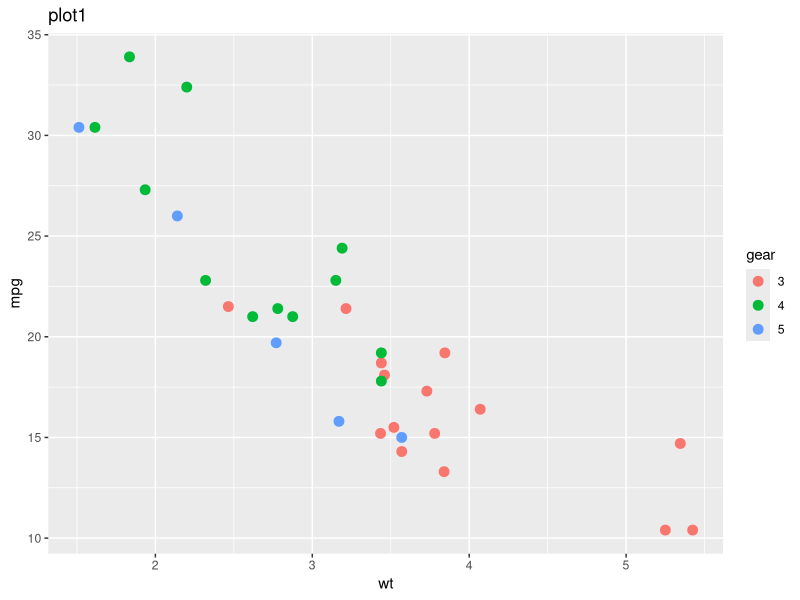
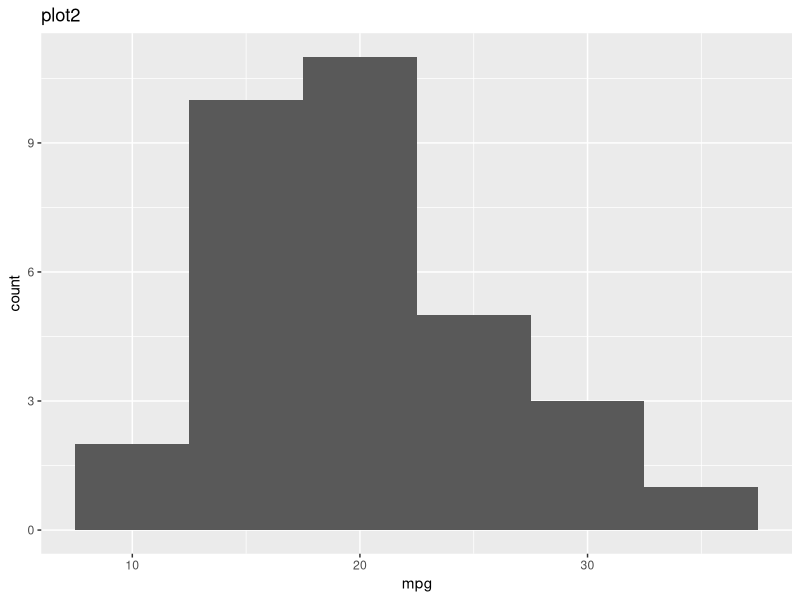
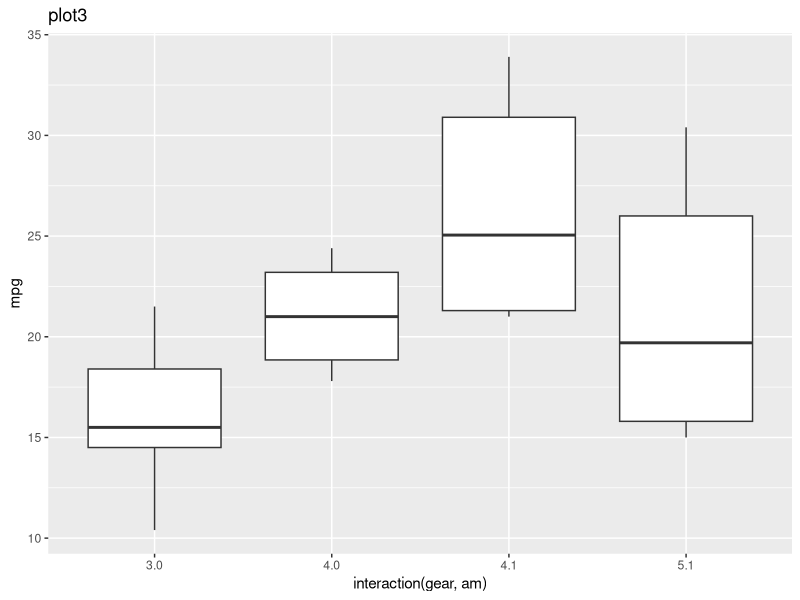
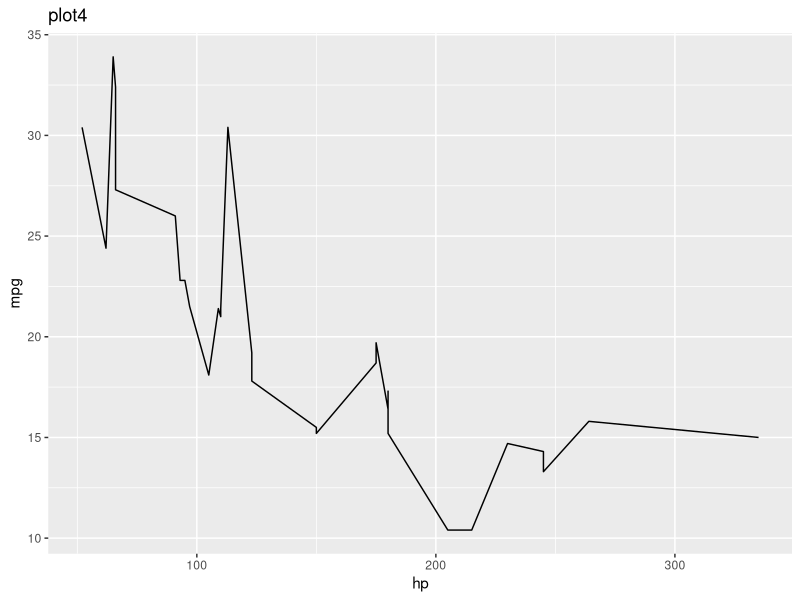
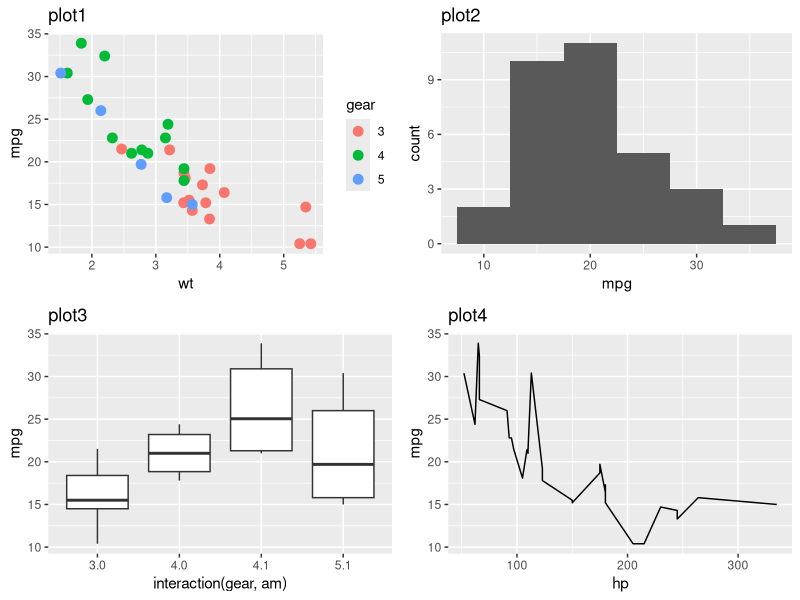
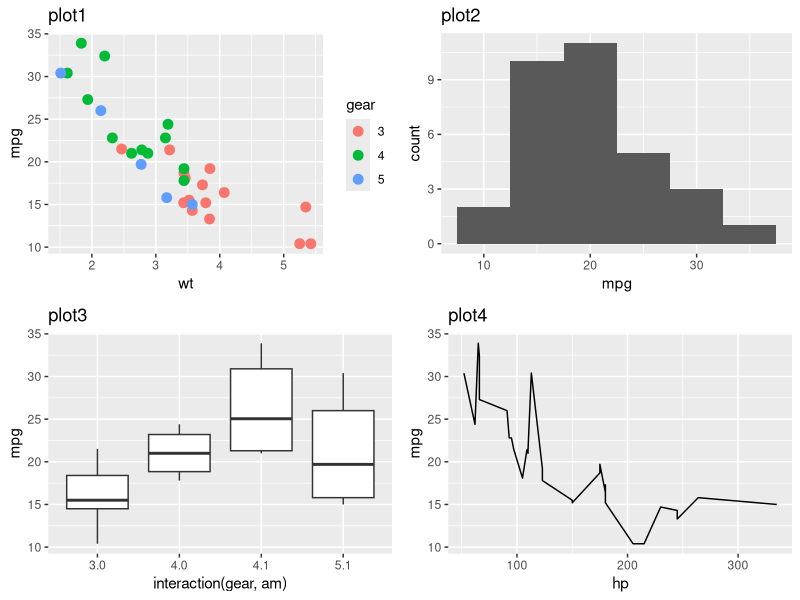
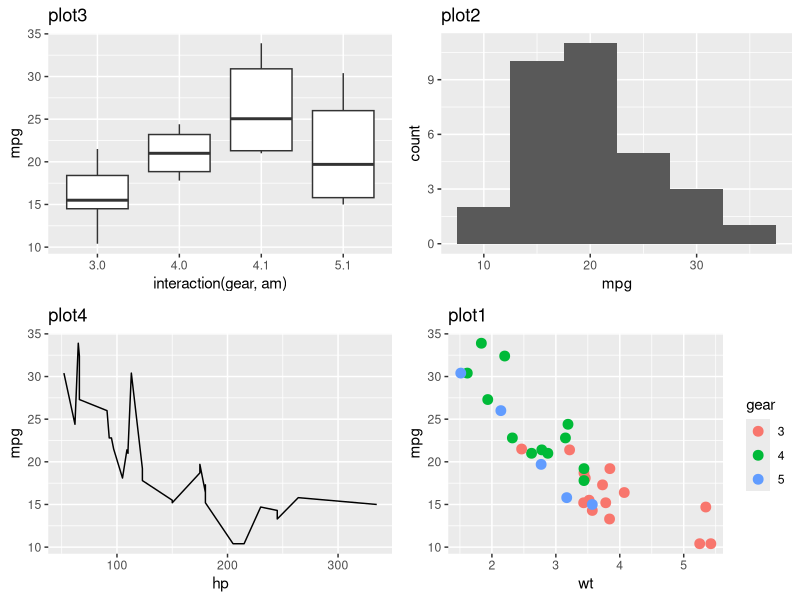
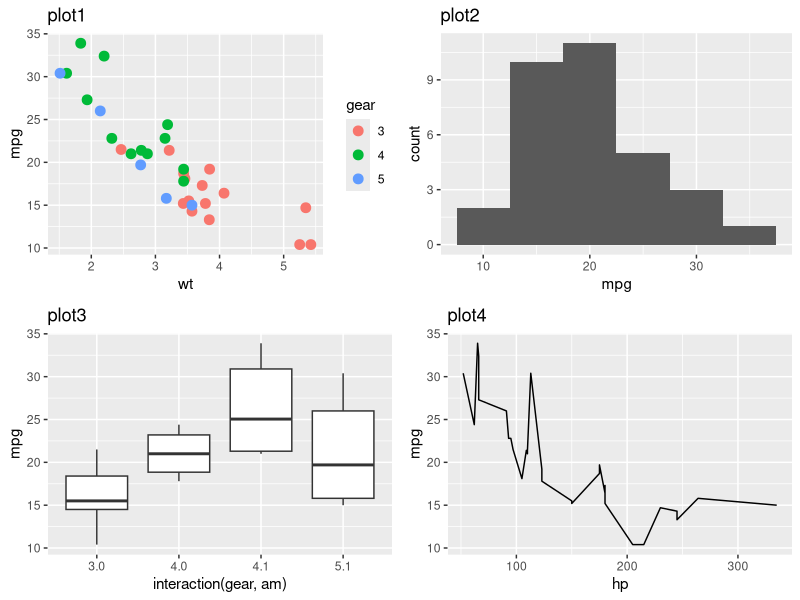

These charts were generated, in order, by the following R code:
########################
# Combining plots
########################

# View dataset
head(mtcars)

# Import tidyverse library
library(tidyverse)

glimpse(mtcars)

# Convert gear and am to categorical variable

class(mtcars$gear)
class(mtcars$am)

mtcars$gear <- as.factor(mtcars$gear)
mtcars$am <- as.factor(mtcars$am)

class(mtcars$gear)
class(mtcars$am)


############################
# plot1: Create a scatter plot

plot1 <- ggplot(data = mtcars, mapping = aes(x = wt, y = mpg,
                                             colour = gear)) +
  geom_point(size=3) +
  ggtitle("plot1")

plot1

############################
# plot2: Create a histogram plot

plot2 <- ggplot(data = mtcars, mapping = aes(x = mpg)) +
  geom_histogram(binwidth = 5) +
  ggtitle("plot2")

plot2


############################
# plot3: Create a boxplot


plot3 <- ggplot(data = mtcars,
                mapping = aes(x = interaction(gear,am), y = mpg)) +
  geom_boxplot() +
  ggtitle("plot3")

plot3

############################
# plot4: Create a line plot

plot4 <- ggplot(data = mtcars, mapping = aes(x = hp, y = mpg)) +
  geom_line() +
  ggtitle("plot4")

plot4

###############################
# Method 1: grid package
###############################

# Import grid package
library(grid)

# Create a new page
grid.newpage()

# Next push the visible area with a layout of 2 columns and 2 row using pushViewport()
pushViewport(viewport(layout = grid.layout(2,2)))

# Put the chart on the the area by row and column position
print(plot1, vp = viewport(layout.pos.row = 1, layout.pos.col = 1))
print(plot2, vp = viewport(layout.pos.row = 1, layout.pos.col = 2))
print(plot3, vp = viewport(layout.pos.row = 2, layout.pos.col = 1))
print(plot4, vp = viewport(layout.pos.row = 2, layout.pos.col = 2))



###############################
# Method 2: gridExtra package
###############################

# import gridExtra Package
library(gridExtra)

grid.arrange(plot1, plot2, plot3, plot4, nrow=2, ncol=2)

# Changing the order
grid.arrange(plot3, plot2, plot4, plot1, nrow=2, ncol=2)



###############################
# Method 3: ggpubr package
###############################

# import ggpubr Package
library(ggpubr)

figure <- ggarrange(plot1, plot2, plot3, plot4,
                    ncol = 2, nrow = 2)
figure


ggarrange(
  plot4,    # plot4 in first row
  ggarrange(plot1, plot2, ncol = 2), 
  nrow = 2  # plot1 and plot2 in second row
) 


###############################
# Method 4: patchwork package
###############################

# import patchwork Package
library(patchwork)

plot1 + plot2

(plot1 | plot2 | plot3) /
  plot4
